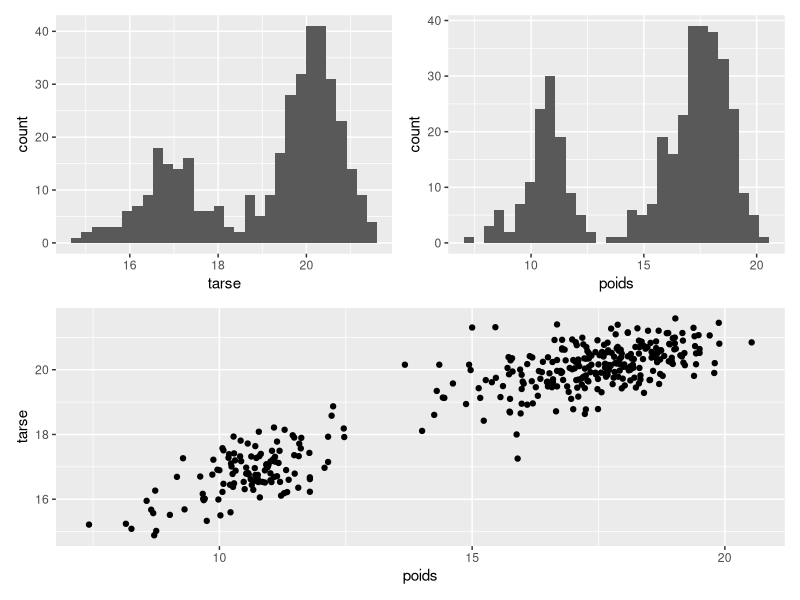
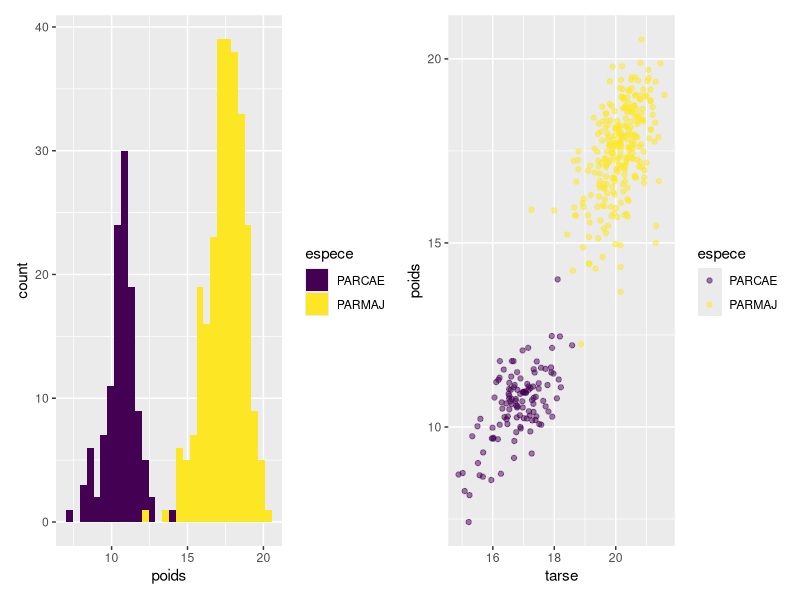
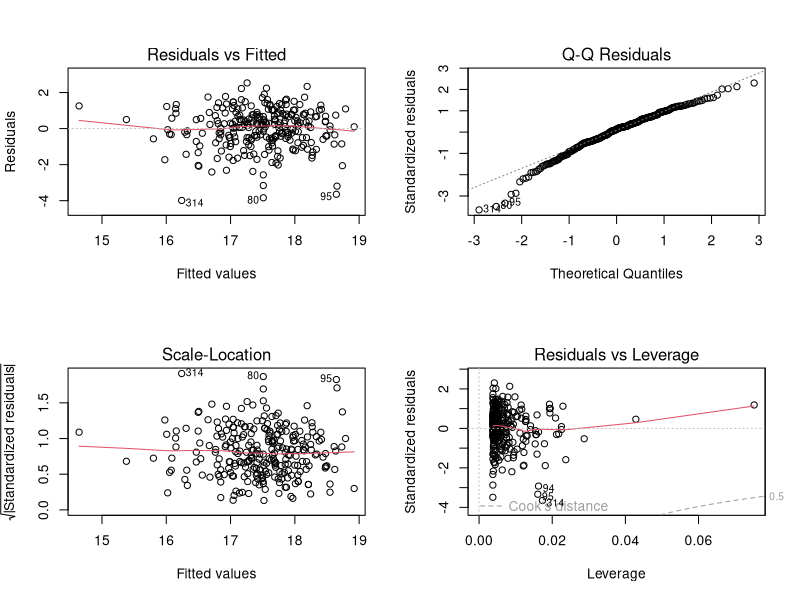
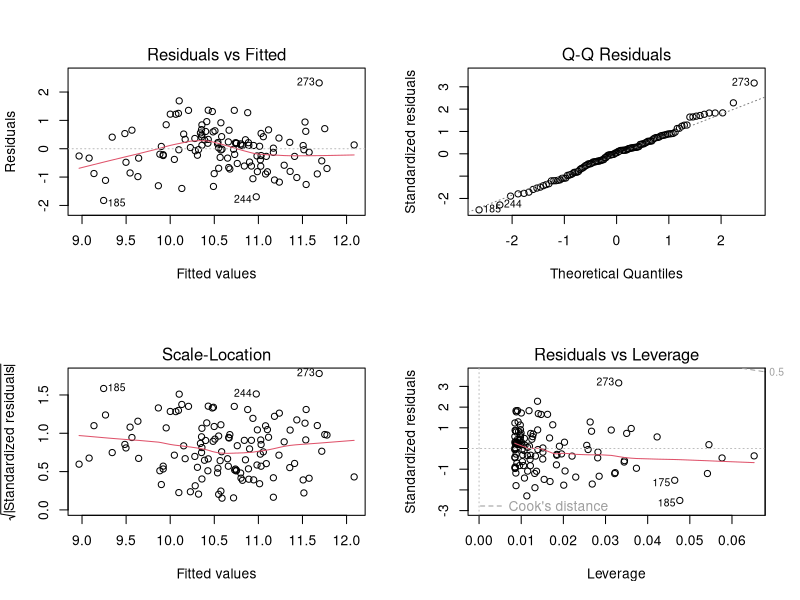
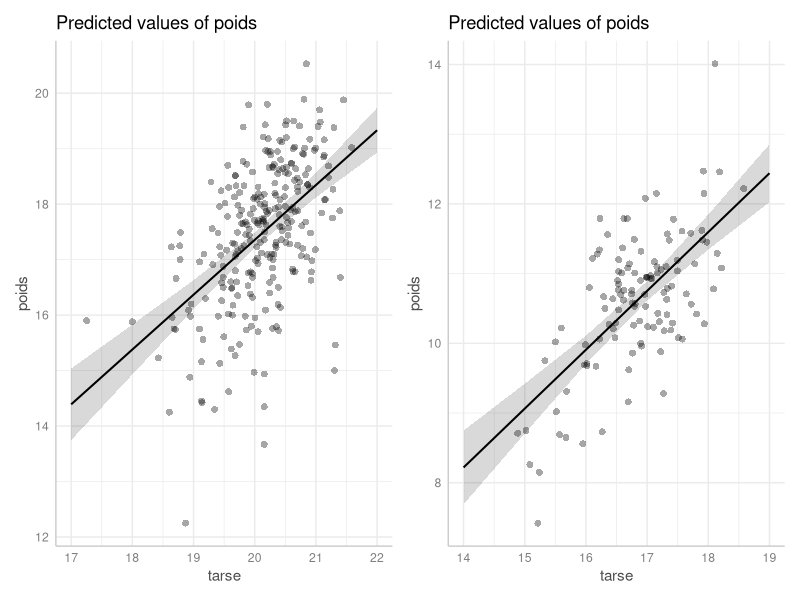
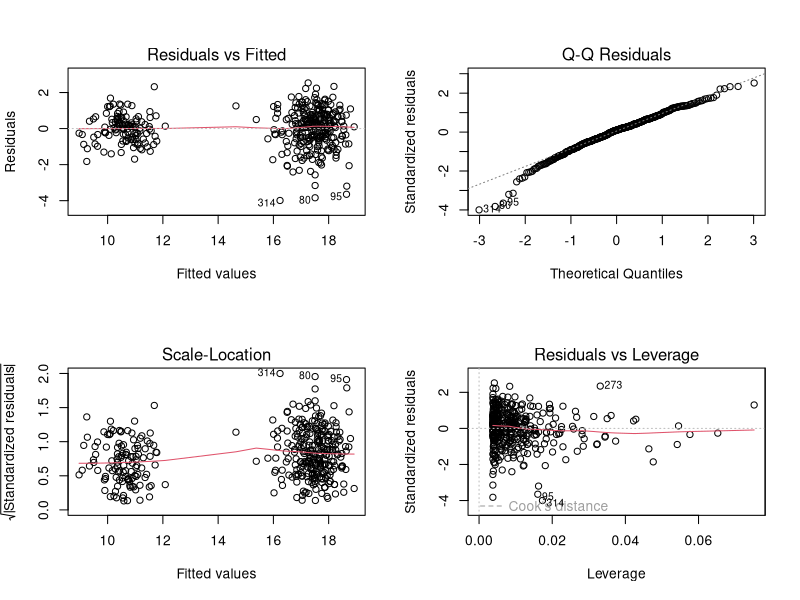

The R script that drew these images, in order:
#--------------------------------------#
#### TD du jeudi : modèles linéaires ###
# version mars 2025
# JY Barnagaud
#--------------------------------------#

# Quelle est la relation entre tarse et poids chez deux espèces de mésanges? 

## packages --------------------------------------------------------------------

library(ggplot2)
library(patchwork)
library(viridis)
library(ggeffects)
library(tidyverse)

## données ---------------------------------------------------------------------

biom <- read.table("donnees/mesures_nichoirs.txt",header=T,sep="\t")

# ces fonctions de visualisations ne sont d'habitude pas dans le script mais 
# doivent être utilisées

str(biom)
dim(biom)
summary(biom)
head(biom)

## exploration des données -----------------------------------------------------

# distribution des variables

h1 <- ggplot(biom)+
  aes(x = tarse)+
  geom_histogram()

h2 <- ggplot(biom)+
  aes(x = poids)+
  geom_histogram()

h3 <- ggplot(biom)+
  aes(x = poids, y = tarse)+
  geom_point()

(h1 + h2)/h3

# il semble y avoir deux populations distinctes : les espèces?

h4 <- ggplot(biom)+
  aes(x = poids, fill = espece)+
  geom_histogram()+
  scale_fill_viridis_d()

h5 <- ggplot(biom)+
  aes(x = tarse, y = poids, col = espece)+
  geom_point(alpha = 0.5)+
  scale_color_viridis_d()

h4 + h5

# résumés quantitatifs

quanti.sum <- aggregate(
  biom[, c("tarse", "poids")],
  by = list(biom$espece),
  FUN = function(x) {
    round(c(mean(x, na.rm = T), sd(x, na.rm = T)), 2)
  }
)

quanti.sum <- do.call("data.frame",quanti.sum)
colnames(quanti.sum) <- c("espece","tarse (moyenne, mm)", "tarse (écart-type, mm)",
                          "poids moyen (g)", "poids (écart-type, g)")

## modèle : relation tarse - poids ---------------------------------------------

# données par espèce

parmaj <- subset(biom, espece == "PARMAJ")
parcae <- subset(biom, espece == "PARCAE")

# modèle pour la m. charbonnière

m1.parmaj <- lm(poids ~ tarse, data = parmaj)

# on vérifie les résidus

par(mfrow = c(2,2))
plot(m1.parmaj)

# inférence

summary(m1.parmaj)

pm1 <- ggpredict(m1.parmaj)%>%
  plot(show_data = T)

# idem pour la m. bleue

m2.parcae <- lm(poids ~ tarse, data = parcae)

par(mfrow = c(2,2))
plot(m2.parcae)

summary(m2.parcae)

pm2 <- ggpredict(m2.parcae)%>%
  plot(show_data = T)

# résumé graphique

pm1 + pm2

## modèle alternatif -----------------------------------------------------------

biom$espece <- factor(biom$espece)
m.all <- lm(poids~tarse*espece, data = biom)

par(mfrow=c(2,2))
plot(m.all)

summary(m.all)

pm3 <- ggpredict(m.all, terms = c("tarse","espece"))%>%
  plot(show_data = T)

## prédire la valeur manquante--------------------------------------------------

missdata <-
  subset(biom, is.na(tarse))

# recoder le modèle dans le sens de la prédiction

lmpred <- lm(tarse ~ poids, data = biom, subset = espece == "PARCAE")
new.tarse <- data.frame(poids = missdata$poids)
pred.tarse <- predict(lmpred, newdata = new.tarse, interval = "confidence")

## prédire entre espèces -------------------------------------------------------

new.poids <- data.frame(tarse = parcae$tarse)
pred.poids <- predict(m1.parmaj, newdata = new.poids, interval = "confidence")
pred.poids$true.poids <- parcae$poids
pred.obs <- cbind(pred.poids,parcae)

# est-ce que ça colle avec les vrais poids de parcae?

predtest <- ggplot(pred.obs)+
  aes(x = tarse, y = poids)+
  geom_point()+
  geom_point(aes(x = tarse, y = fit, col = "red"), data = pred.obs)
  
